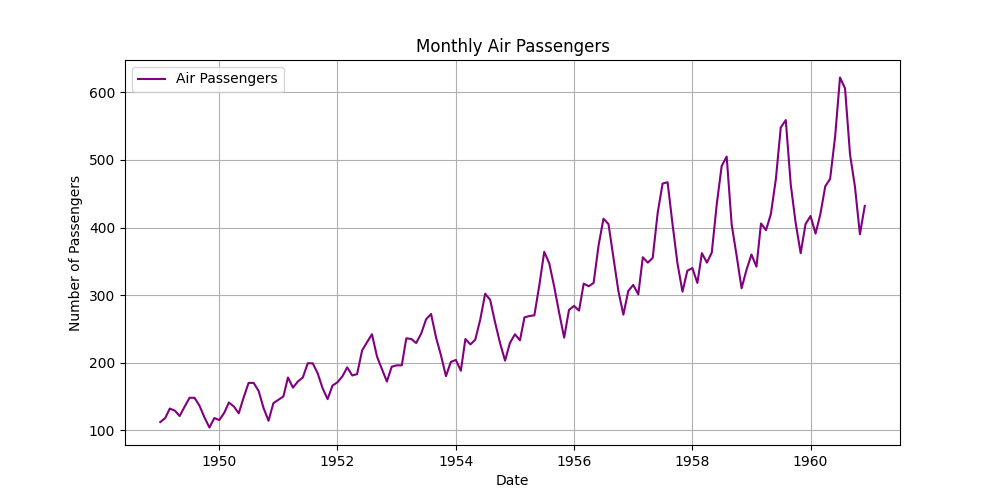

Here is the Python script that generated this plot:
import pandas as pd
import matplotlib.pyplot as plt
import seaborn as sns
from statsmodels.tsa.seasonal import seasonal_decompose
from statsmodels.datasets import get_rdataset
dataset = get_rdataset('AirPassengers', package='datasets').data
dataset.rename(columns={'value': 'Passengers'}, inplace=True)
dataset['Month'] = pd.date_range(start='1949-01-01', periods=len(dataset), freq='MS')
dataset.set_index('Month', inplace=True)
dataset = dataset[['Passengers']]
print(dataset.head())
plt.figure(figsize=(10, 5))
plt.plot(dataset, label='Air Passengers', color='purple')
plt.title('Monthly Air Passengers')
plt.xlabel('Date')
plt.ylabel('Number of Passengers')
plt.legend()
plt.grid(True)
plt.show()
dataset['MA_6'] = dataset['Passengers'].rolling(window=6).mean()
dataset['MA_12'] = dataset['Passengers'].rolling(window=12).mean()
plt.figure(figsize=(10, 5))
plt.plot(dataset['Passengers'], label='Original', alpha=0.5)
plt.plot(dataset['MA_6'], label='6-month MA', color='green')
plt.plot(dataset['MA_12'], label='12-month MA', color='red')
plt.title('Moving Averages')
plt.xlabel('Date')
plt.ylabel('Passengers')
plt.legend()
plt.grid(True)
plt.show()
decompose_result = seasonal_decompose(dataset['Passengers'], model='multiplicative')
decompose_result.plot()
plt.tight_layout()
plt.show()
dataset['Year'] = dataset.index.year
dataset['Month_Num'] = dataset.index.month
heatmap_data = dataset.pivot_table(values='Passengers', index='Month_Num', columns='Year')
plt.figure(figsize=(10, 6))
sns.heatmap(heatmap_data, annot=True, fmt='.0f', cmap='coolwarm')
plt.title('Monthly Passenger Heatmap')
plt.xlabel('Year')
plt.ylabel('Month')
plt.show()
